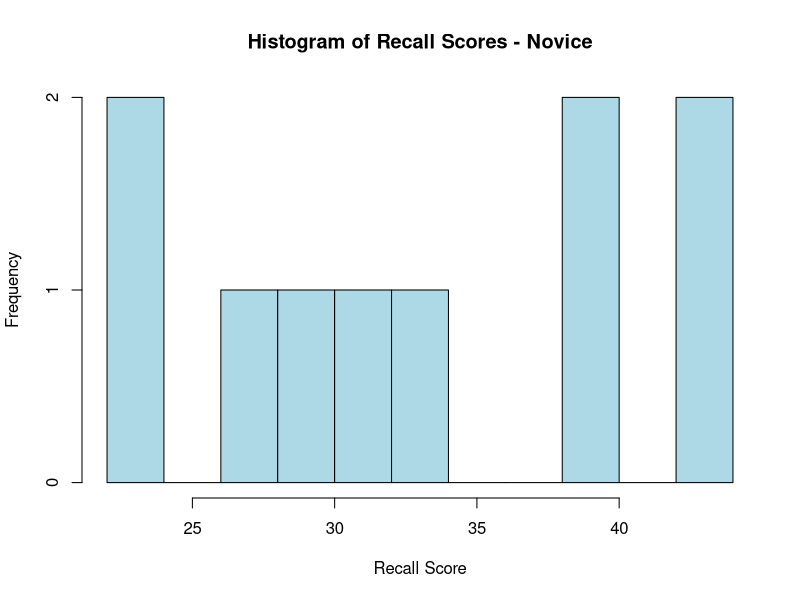
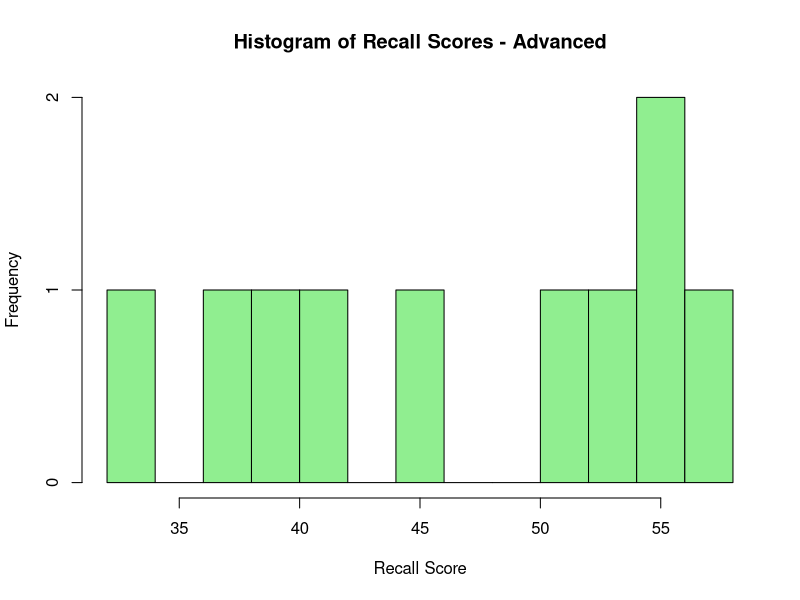
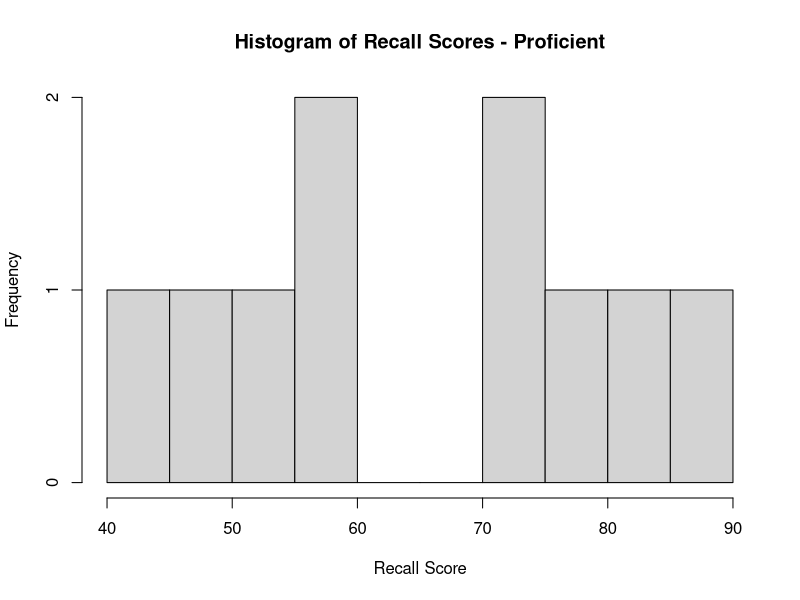
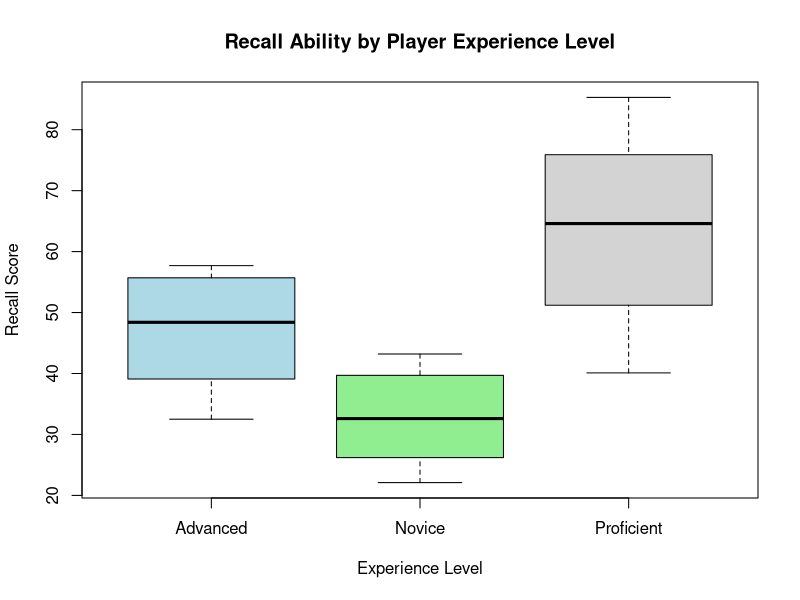

The R source for these figures, in order:
novice <- c(22.10, 22.30, 26.20, 29.60, 31.70, 33.50, 38.90, 39.70, 43.20, 43.20)
advanced <- c(32.50, 37.10, 39.10, 40.50, 45.50, 51.30, 52.60, 55.70, 55.90, 57.70)
proficient <- c(40.10, 45.60, 51.20, 56.40, 58.10, 71.10, 74.90, 75.90, 80.30, 85.30)

#combine to one dataframe.
recall_data <- data.frame(
  score = c(novice, advanced, proficient),
  group = factor(rep(c("Novice", "Advanced", "Proficient"), each = 10))
)

#visualize the data.
str(recall_data)
head(recall_data)

summary_stats <- aggregate(score ~ group, data = recall_data, summary)
print(summary_stats)

hist_novice <- hist(recall_data$score[recall_data$group == "Novice"], 
                    main = "Histogram of Recall Scores - Novice", 
                    xlab = "Recall Score", col = "lightblue", breaks = 10)

hist_advanced <- hist(recall_data$score[recall_data$group == "Advanced"], 
                      main = "Histogram of Recall Scores - Advanced", 
                      xlab = "Recall Score", col = "lightgreen", breaks = 10)

hist_proficient <- hist(recall_data$score[recall_data$group == "Proficient"], 
                        main = "Histogram of Recall Scores - Proficient", 
                        xlab = "Recall Score", col = "lightgrey", breaks = 10)

boxplot(score ~ group, data = recall_data, 
        main = "Recall Ability by Player Experience Level",
        xlab = "Experience Level", ylab = "Recall Score", col = c("lightblue", "lightgreen", "lightgrey"))

#Anova test.
anova_result <- aov(score ~ group, data = recall_data)
summary(anova_result)

#Paired tests with Bonferroni.
pairwise_t_tests <- pairwise.t.test(recall_data$score, recall_data$group, p.adjust.method = "bonferroni")
print(pairwise_t_tests)
